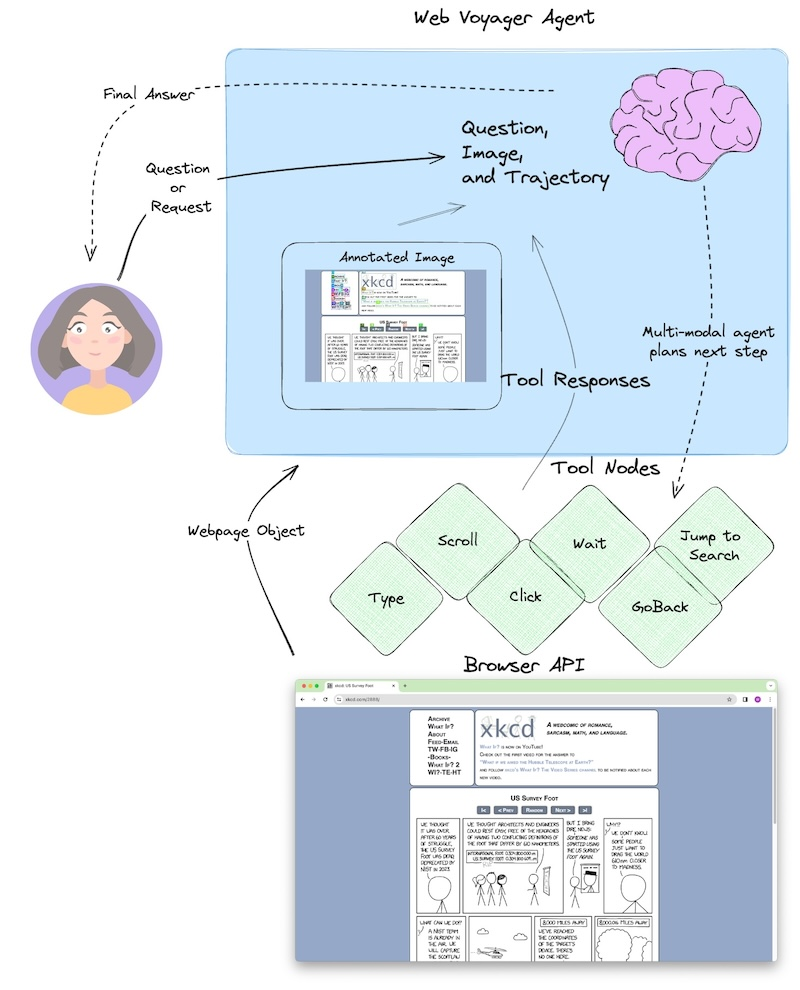
#> input picture servers/navigation_agent/img/web-voyager.excalidraw.jpg, 800 x 990 px; its folder holds only this picture in this run
$ python -i bilinear_aug.py   (imports and definitions only)   (older library calls are emulated)
#> lines starting #> are read from the running program, lines starting #| are printed output that depends on the picture
import random
from PIL import Image
import numpy as np
import cv2

from torchvision import datasets, transforms
from PIL import ImageFilter, ImageOps

class GaussianBlur(object):
    """
    Apply Gaussian Blur to the PIL image.
    """
    # [15 lines left out: functions __init__, __call__, not called in this run]


class Solarization(object):
    """
    Apply Solarization to the PIL image.
    """
    def __init__(self, p):
        self.p = p

    # [45 lines left out: functions __call__, guided_filter, not called in this run]

class EdgeTransform(object):
    """
    Apply Sobel edge detection and bilateral filtering to the PIL image with a given probability.
    """
    def __init__(self, p=0.5, radius=10, filter_type="bilateral"):
        self.prob = p
        self.radius = radius
        self.filter_type = filter_type

    def get_image(self, img, img_p=None):
        # Convert the image to a NumPy array
        image = np.array(img)

        # Convert the image to grayscale
        gray_image = cv2.cvtColor(image, cv2.COLOR_RGB2GRAY)
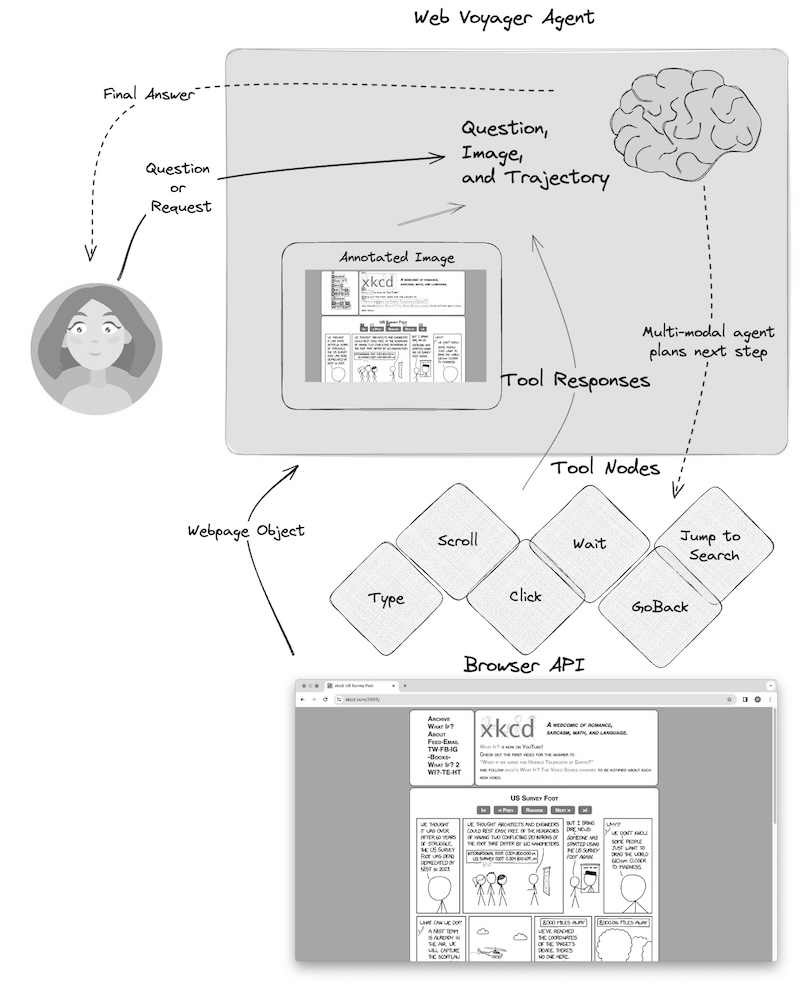
#> gray_image: shape (990, 800); min 0, max 255, mean 230.8

        # Enhance the left and right halves of the image

        gray_enhanced = cv2.equalizeHist(gray_image)
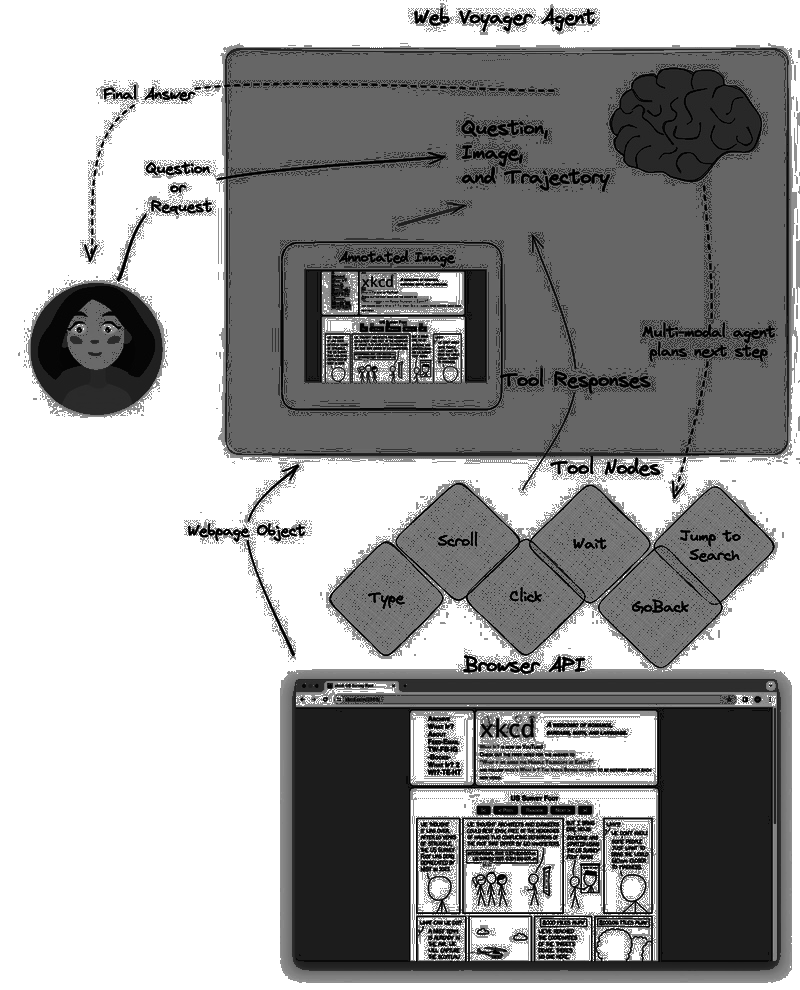
#> gray_enhanced: shape (990, 800); min 0, max 255, mean 157.3
        # right_gray_enhanced = cv2.equalizeHist(right_gray)

        # Apply bilateral filter to the left and right enhanced grayscale images
        if self.filter_type == "bilateral":
            gray_enhanced_filtered = cv2.bilateralFilter(gray_enhanced, d=self.radius, sigmaColor=75, sigmaSpace=75)
        elif self.filter_type == "guided":
            gray_enhanced_p = gray_enhanced
            if img_p is not None:
                gray_image_p = cv2.cvtColor(np.array(img_p), cv2.COLOR_RGB2GRAY)
                gray_enhanced_p = cv2.equalizeHist(gray_image_p)

            gray_enhanced_filtered = guided_filter( gray_enhanced, gray_enhanced_p, r=self.radius, eps=0.01)

        # Apply Sobel edge detection on the filtered left half
        sobelx_enhanced_filtered = cv2.Sobel(gray_enhanced_filtered, cv2.CV_64F, 1, 0, ksize=3)
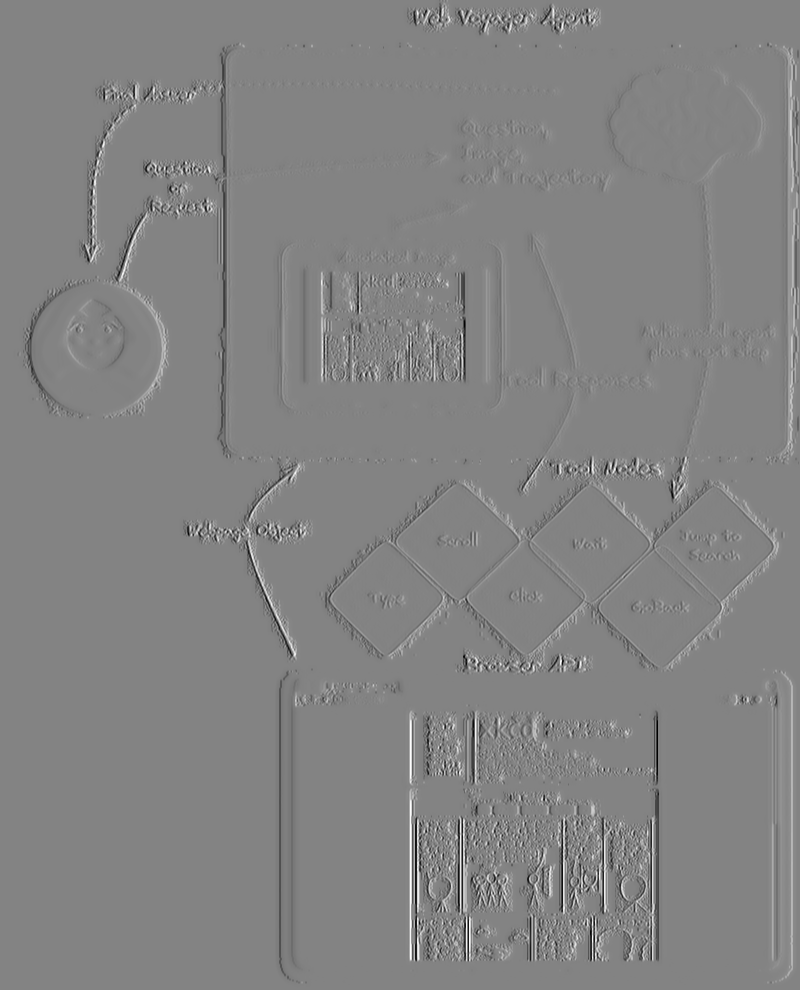
#> sobelx_enhanced_filtered: shape (990, 800) float64; min -884, max 834, mean -0.1; drawn with min black and max white
        sobely_enhanced_filtered = cv2.Sobel(gray_enhanced_filtered, cv2.CV_64F, 0, 1, ksize=3)
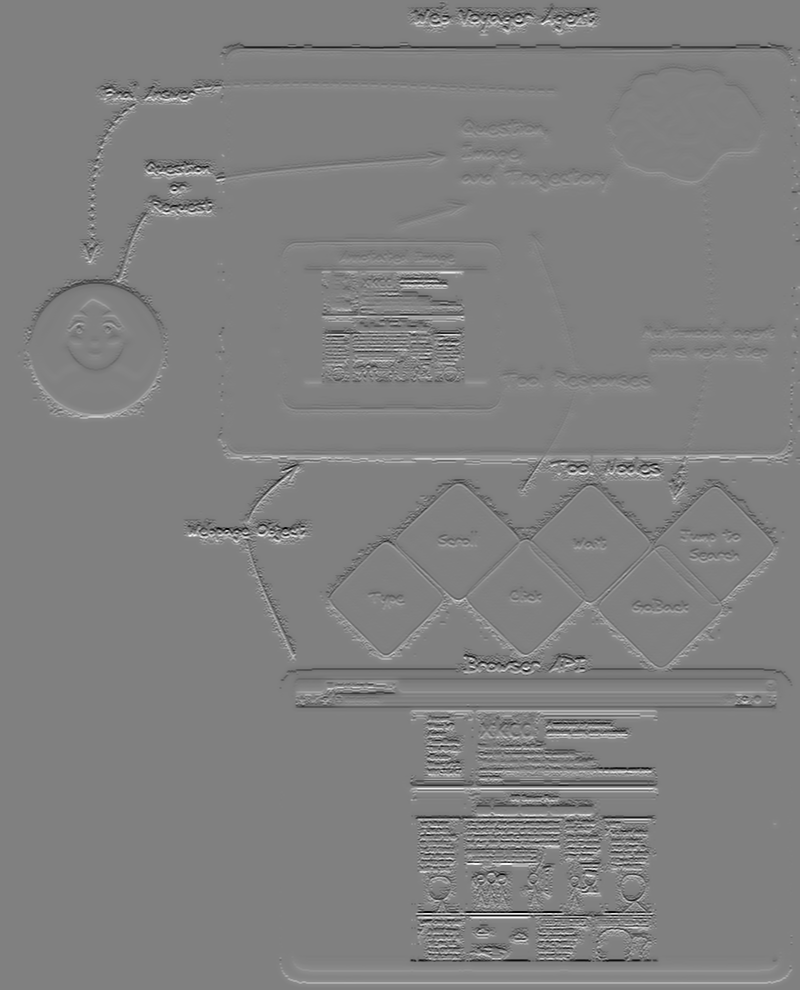
#> sobely_enhanced_filtered: shape (990, 800) float64; min -908, max 891, mean 0; drawn with min black and max white
        sobel_edges_enhanced_filtered = cv2.magnitude(sobelx_enhanced_filtered, sobely_enhanced_filtered)
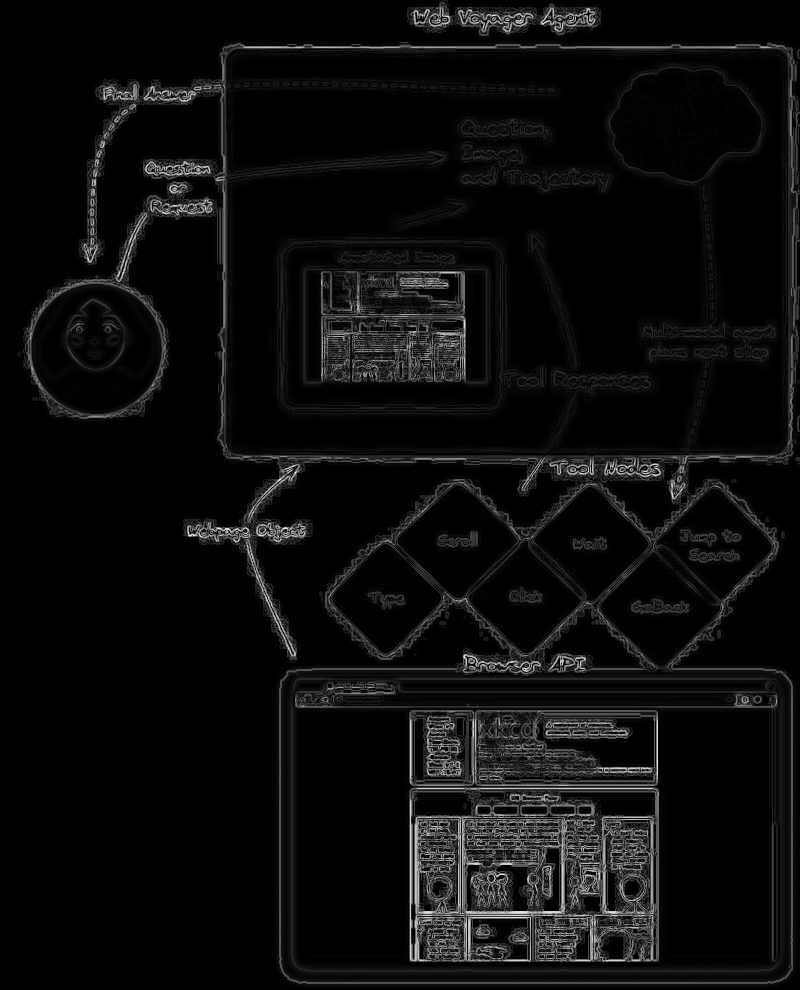
#> sobel_edges_enhanced_filtered: shape (990, 800) float64; min 0, max 987.3, mean 49.3; drawn with min black and max white
        sobel_edges_enhanced_filtered = cv2.normalize(sobel_edges_enhanced_filtered, None, 0, 255, cv2.NORM_MINMAX).astype(np.uint8)

        # Create a new image with the Sobel edges on both halves
        output_combined_enhanced_filtered = cv2.cvtColor(sobel_edges_enhanced_filtered, cv2.COLOR_GRAY2RGB)
        return output_combined_enhanced_filtered

    # [7 lines left out: function __call__, not called in this run]


class DataAugmentationDINO(object):
    # [46 lines left out: functions __init__, __call__, not called in this run]

>>> import cv2
>>> picture = cv2.cvtColor(cv2.imread('../../../servers/navigation_agent/img/web-voyager.excalidraw.jpg'), cv2.COLOR_BGR2RGB)
>>> result = EdgeTransform().get_image(picture)
